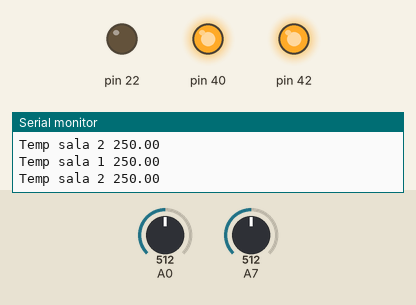
Recording of a sketch running on a simulated Arduino Mega 2560, built with avr-gcc and run on an emulated ATmega2560. Parts: output pins drawn as LEDs (lit = HIGH), the last lines printed to the serial monitor. The test bench sets the inputs (shaded band); at power-on: A0 = 512, A7 = 512.

Above: at 1.8 s.
1.9 s: A0 set to 58
3.4 s: A0 set to 50
At 4.6 s:
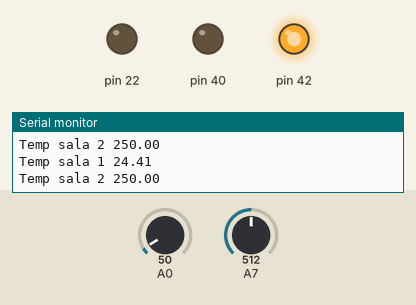
5.0 s: A0 set to 122
At 5.9 s:
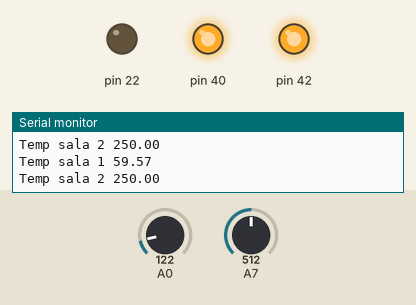
6.5 s: A7 set to 61
8.0 s: A7 set to 52
At 8.5 s:
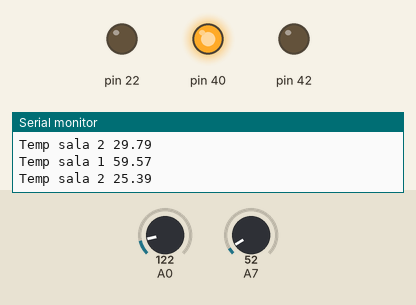
9.5 s: A7 set to 122
At 9.8 s:
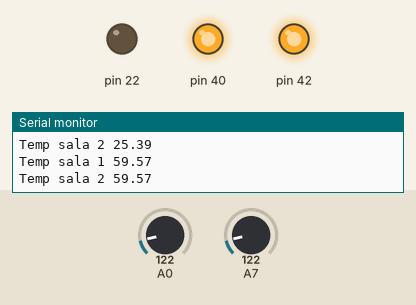
Timing chart, 0 to 12.0 s (numbered marks = the images above; inputs shaded):
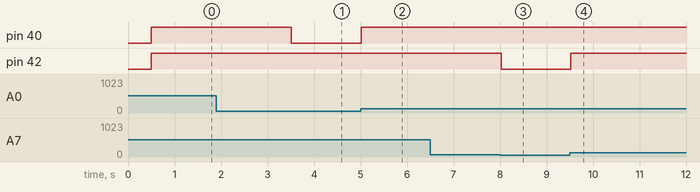

The sketch:

Sensores_Termicos_2salas.ino
```cpp
void setup() {
  // put your setup code here, to run once:

//Puerto 40 led ROJO
//Puerto 42 led VERDE

float VR;
float T;

float VR2;
float T2;

Serial.begin(9600);

pinMode (40, OUTPUT);
pinMode (42, OUTPUT);


//Puerto A0 lectura termostato

pinMode (22, OUTPUT);
pinMode (A0, INPUT);
pinMode (A7, INPUT);


}

void loop()
{
  // put your main code here, to run repeatedly:

//digitalWrite(40, HIGH);
//delay(500);
//digitalWrite(42, HIGH);
//delay(500);
//digitalWrite(40, LOW);
//delay(500);
//digitalWrite(42, LOW);
delay(500);

float VR2 = analogRead(A7);
float VR = analogRead(A0);
float T = VR*500/1024;
float T2 = VR2*500/1024;

Serial.print("Temp sala 1 ");
Serial.println(T);

Serial.print("Temp sala 2 ");
Serial.println(T2);


if (T >= 27) {
digitalWrite (40, HIGH);
}

else {
digitalWrite (40, LOW);
}

if (T2 >= 27) {
digitalWrite (42, HIGH);
}

else {
digitalWrite (42, LOW);
}
}
```

Measured:
- the behaviour switches between 56 and 55 on A0 (found by bisection; images 0 and 1)
- the behaviour switches between 56 and 55 on A7 (found by bisection; images 2 and 3)
- after the input at 3.4 s, pin 40: HIGH → LOW after 0.11 s
- after the input at 5.0 s, pin 40: LOW → HIGH at once
- after the input at 8.0 s, pin 42: HIGH → LOW at once
- after the input at 9.5 s, pin 42: LOW → HIGH at once
